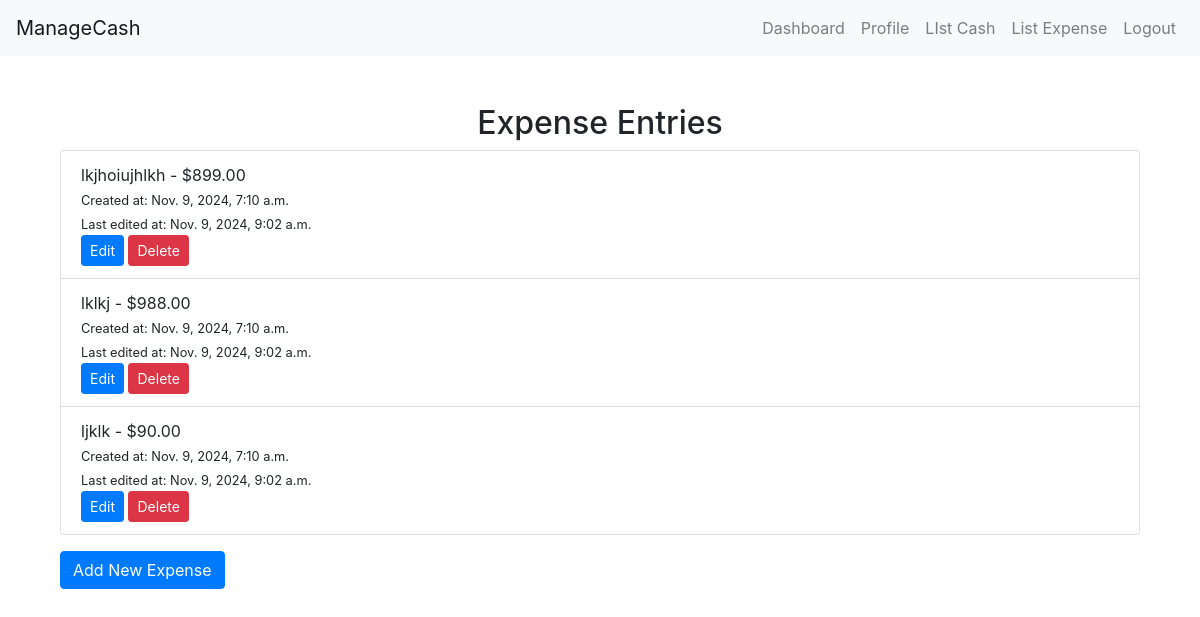
The app's page /expense-list/ (signed in) with its own data.
### ManageCash/models.py (models this page shows, shortened)
class Expense(models.Model):
    user = models.ForeignKey('CustomUser', on_delete=models.CASCADE)
    description = models.CharField(max_length=255)
    amount = models.DecimalField(max_digits=10, decimal_places=2)
    datetime = models.DateTimeField(auto_now_add=True)
    updated_at = models.DateTimeField(auto_now=True)

### ManageCash/views.py (the view)
# urls.py: path('expense-list/', expense_list, name='expense_list'),
@login_required
def expense_list(request):
    expense_entries = Expense.objects.filter(user=request.user)
    return render(request, 'expense_list.html', {'expense_entries': expense_entries})

### Template/expense_list.html
{% extends "index.html" %}
{% block content %}
<div class="container mt-5">
    <h2 class="text-center">Expense Entries</h2>
    <ul class="list-group">
        {% for expense in expense_entries %}
            <li class="list-group-item">
                {{ expense.description }} - ${{ expense.amount }}
                <br>
                <small>Created at: {{ expense.datetime }}</small>
                <br>
                <small>Last edited at: {{ expense.updated_at }}</small>
                <br>
                <a href="{% url 'update_expense' expense.id %}" class="btn btn-primary btn-sm">Edit</a>
                <a href="{% url 'delete_expense' expense.id %}" class="btn btn-danger btn-sm">Delete</a>
            </li>
        {% endfor %}
    </ul>
    <div class="mt-3">
        <a href="{% url 'add_expense' %}" class="btn btn-primary">Add New Expense</a>
    </div>
</div>
{% endblock %}

### records on screen
Expense: description "lkjhoiujhlkh", amount "899.00", datetime "Nov. 9, 2024, 7:10 a.m.", updated_at "Nov. 9, 2024, 9:02 a.m."
Expense: description "lklkj", amount "988.00", datetime "Nov. 9, 2024, 7:10 a.m.", updated_at "Nov. 9, 2024, 9:02 a.m."
Expense: description "ljklk", amount "90.00", datetime "Nov. 9, 2024, 7:10 a.m.", updated_at "Nov. 9, 2024, 9:02 a.m."
